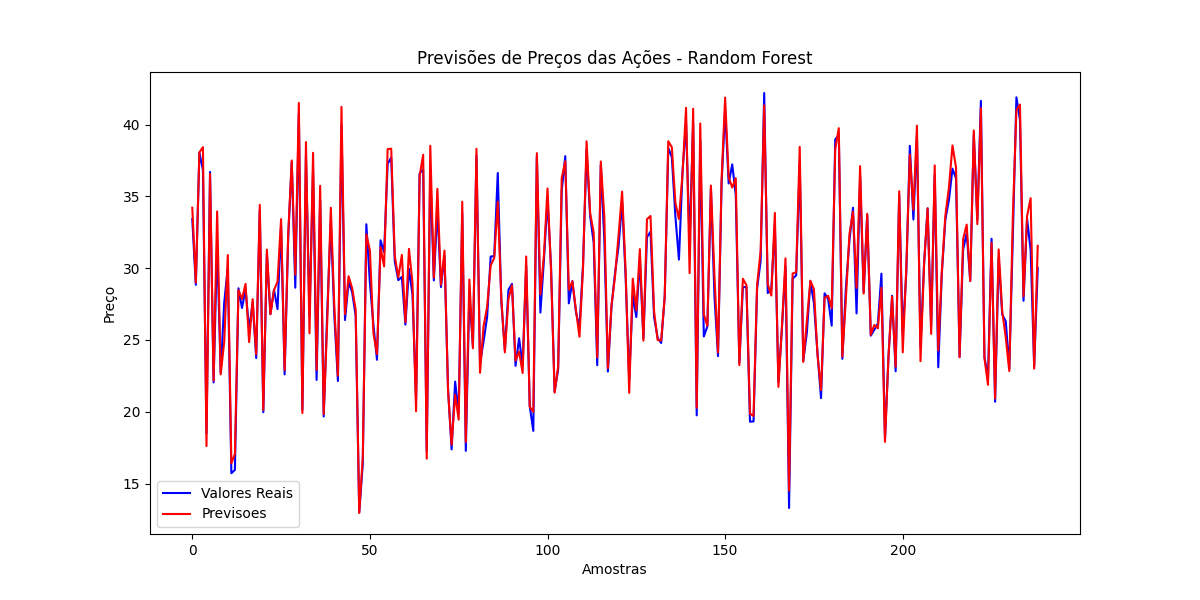

Recreate this plot in Python.
import yfinance as yf
import numpy as np
import pandas as pd
import matplotlib.pyplot as plt
from sklearn.model_selection import train_test_split
from sklearn.ensemble import RandomForestRegressor
from sklearn.preprocessing import StandardScaler

#Baixando os dados da B3
def baixar_dados_acoes(ticker='PETR4.SA', periodo='5y'):
    dados = yf.download(ticker, period=periodo)

    dados['Return'] = dados['Close'].pct_change()
    dados['MA20'] = dados['Close'].rolling(window=20).mean()
    dados['MA50'] = dados['Close'].rolling(window=50).mean()
    dados['Volatility'] = dados['Return'].rolling(window=20).std()

    return dados.dropna()

#Preparar os dados para o modelo
def preparar_dados_modelos(dados):
    features = ['Open', 'High', 'Low', 'Volume', 'Return', 'MA20', 'MA50', 'Volatility']
    X = dados[features]
    y = dados['Close'].shift(-1) #Prever proximo fechamento

    return X.iloc[:-1], y.iloc[:-1]

def treinar_modelo(X, y):
    X_train, X_test, y_train, y_test = train_test_split(X, y, test_size=0.2, random_state=42)

    scaler = StandardScaler()
    X_train_scaled = scaler.fit_transform(X_train)
    X_test_scaled = scaler.fit_transform(X_test)

    modelo = RandomForestRegressor(n_estimators=100, random_state=42)
    modelo.fit(X_train_scaled, y_train)

    return modelo, X_test_scaled, y_test, scaler

def visualizar_resultados(modelo, X_test, y_test, scaler):
    previsoes = modelo.predict(X_test)

    plt.figure(figsize=(12,6))
    plt.plot(y_test.values, label='Valores Reais', color='blue')
    plt.plot(previsoes, label='Previsoes', color='red')
    plt.title('Previsões de Preços das Ações - Random Forest')
    plt.xlabel('Amostras')
    plt.ylabel('Preço')
    plt.legend()
    plt.savefig('model_previsao_precos_acoes.png')
    plt.show()

def main():
    dados = baixar_dados_acoes()
    X, y = preparar_dados_modelos(dados)
    modelo, X_test, y_test, scaler = treinar_modelo(X, y)
    visualizar_resultados(modelo, X_test, y_test, scaler)

if __name__ == "__main__":
    main()